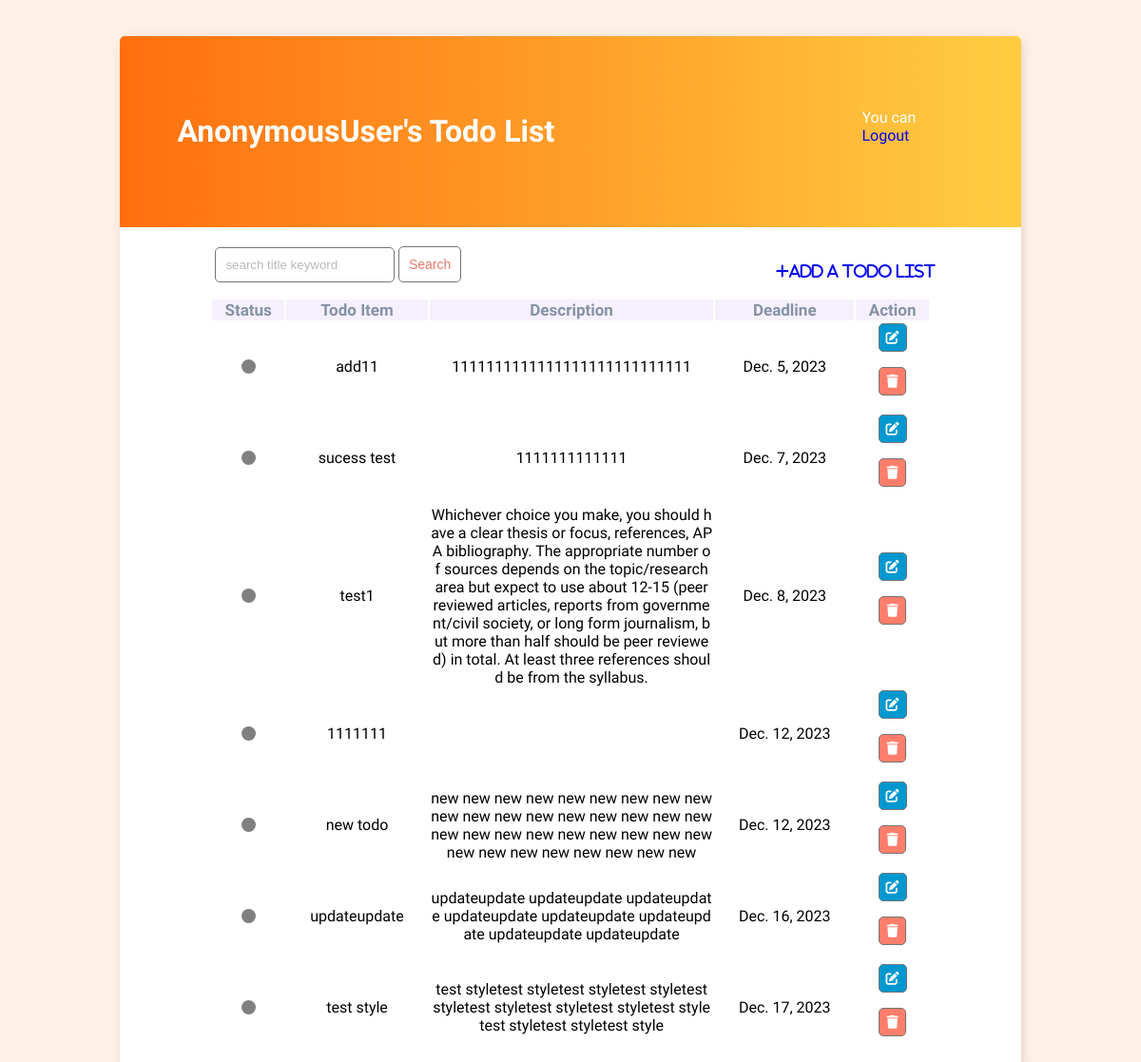
The page /todoapp/ on the database its author committed.
### todoapp/models.py (models this page shows, shortened)
class Post(models.Model):
    title = models.CharField(max_length=50, validators=[MinLengthValidator(5,"title name must contain at least 5 characters")])
    description = models.TextField()
    deadline = models.DateField()

### todoapp/views.py (the view)
# urls.py: path('',todo_list,name="all"),
def todo_list(request):
    post = Post.objects.all().order_by('deadline')
    context = {'todo_list':post}
    return render(request, "todoapp/todo_list.html", context)

### todoapp/templates/todoapp/todo_list.html (shortened to what this page needs)
{% extends 'todoapp/styles.html' %}
{% block content %}
<div class="header-bar">
    <div class="header-title">
        <h1>{{request.user}}'s Todo List</h1>
    </div>
    <p>You can <a href="{% url 'logout' %}?next={% url 'login' %}?next=/todoapp/">Logout</a></p><br>
</div>
<div class="search-add-wrapper">
    <form method="GET" action="{% url 'todoapp:todoapp_search' %}">
        <input type="text" name="query" placeholder="search title keyword">
        <button type="submit">Search</button>
    </form>
    <p><a class="add" href="{% url 'todoapp:todoapp_create' %}"><i class="fa-solid fa-plus">Add a todo list</i></a></p><br>
</div>
<div class="table">
<table class="table-whole">
  <thead>
    <tr>
      <th class="status_col">Status</th>
      <th class="item_col">Todo Item</th>
      <th class="description_col">Description</th>
      <th class="deadline_col">Deadline</th>
      <th colspan="2">Action</th>
    </tr>
  </thead>
  <tbody>
    {% for list in todo_list %}
      <tr>
        <td>
          <button class="status-btn" data-task-id="{{ list.id }}"></button>
        </td>
        <td>{{ list.title }}</td>
        <td>{{ list.description }}</td>
        <td>{{ list.deadline }}</td>
        <td colspan="2">
            <form action="{% url 'todoapp:todoapp_update' list.id %}" method="post">
            <button class="button-update" type="submit"><i class="fa-solid fa-pen-to-square"></i></button>
          </form>
            <form action="{% url 'todoapp:todoapp_delete' list.id %}" method="post" onsubmit="return confirmDelete()">
            <button class="button-delete" type="submit"><i class="fa-solid fa-trash"></i></button>
          </form>
        </td>
      </tr>
    {% endfor %}
  </tbody>
</table>
</div>
{% endblock content %}

### todoapp/templates/todoapp/styles.html (shortened to what this page needs)
<html>
    <head>
    </head>
    <body>
        <div class="container">
            {% block content %}
            {% endblock content %}
        </div>
    </body>
</html>

### todoapp/templates/todoapp/styles.html (style rules this page uses)
body { background-color: #fff0e5; font-family: 'Exo 2', sans-serif; padding-top: 30px; padding-bottom: 30px; }
.container { max-width: 80%; margin:auto; background-color:#fff; -webkit-box-shadow: 2px 2px 13px -4px rgba(0, 0, 0, 0.21); box-shadow: 2px 2px 13px -4px rgba(0, 0, 0, 0.21); }
.header-bar { display: flex; color: #fff; padding: 60px; border-radius: 5px 5px 0 0; background: linear-gradient(to right, #ff6f0f, #ffcd42); }
.header-title { flex-basis: 90%; }
.header-bar a { color: blue; text-decoration: none; }
.search-add-wrapper { display: flex; justify-content: space-between; align-items: center; padding: 20px 20px 0px 100px; }
.search-add-wrapper input { border: 1px solid #757575; border-radius: 5px; padding: 10px; width: 70%; }
.add { padding-left: 250px; }
::placeholder { font-weight: 300; opacity: 0.5; }
.search-add-wrapper button { border: 1px solid #757575; background-color: #FFF; color: #EB796F; padding: 10px; font-size: 14px; border-radius: 5px; cursor: pointer; text-decoration: none; }
.table-whole { width:80%; margin: 0 auto; border:none; padding-bottom:20px; }
.description_col { width:40%; }
.table-whole thead th { background-color:#f6f0fc; color:#8493a5; font-size:17px; }
.table-whole th,td { border-botton: 1px solid #dddddd; word-break: break-all; text-align: center; }
.button-update { border: 1px solid #757575; background-color: #0298cf; color: white; padding: 7px; font-size: 14px; border-radius: 5px; cursor: pointer; text-decoration: none; }
.button-delete { border: 1px solid #757575; background-color: #FE7E6B; color: white; padding: 7px; font-size: 14px; border-radius: 5px; cursor: pointer; text-decoration: none; }
.status-btn { border-radius: 50%; width: 15px; height: 15px; background-color: gray; color: white; border: none; cursor: pointer; }

### rows shown on the page
Post: title "add11", description "1111111111111111111111111111", deadline "Dec. 5, 2023"
Post: title "sucess test", description "1111111111111", deadline "Dec. 7, 2023"
Post: title "test1", description "Whichever choice you make, you should have a clear thesis or focus, references, APA bibliography. The appropriate number of sources depends on the topic/research area but expect to use about 12-15 (peer reviewed articles, reports from government/civil society, or long form journalism, but more than half should be peer reviewed) in total. At least three references should be from the syllabus.", deadline "Dec. 8, 2023"
Post: title "1111111", deadline "Dec. 12, 2023"
Post: title "new todo", description "new new new new new new new new new new new new new new new new new new new new new new new new new new new new new new new new new new new", deadline "Dec. 12, 2023"
Post: title "updateupdate", description "updateupdate updateupdate updateupdate updateupdate updateupdate updateupdate updateupdate updateupdate", deadline "Dec. 16, 2023"
Post: title "test style", description "test styletest styletest styletest styletest styletest styletest styletest styletest styletest styletest styletest style", deadline "Dec. 17, 2023"

### other values the page prints
{{ request.user }} "AnonymousUser"
